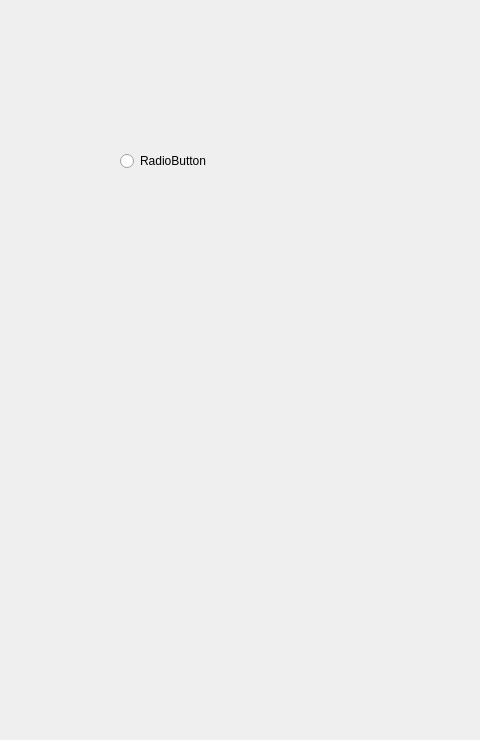
<?xml version="1.0" encoding="UTF-8"?>
<ui version="4.0">
 <class>TForm</class>
 <widget class="QWidget" name="TForm">
  <property name="geometry">
   <rect>
    <x>0</x>
    <y>0</y>
    <width>480</width>
    <height>740</height>
   </rect>
  </property>
  <property name="windowTitle">
   <string>Form</string>
  </property>
  <widget class="QRadioButton" name="radioButton">
   <property name="geometry">
    <rect>
     <x>120</x>
     <y>150</y>
     <width>100</width>
     <height>22</height>
    </rect>
   </property>
   <property name="text">
    <string>RadioButton</string>
   </property>
  </widget>
 </widget>
 <resources/>
 <connections/>
</ui>
